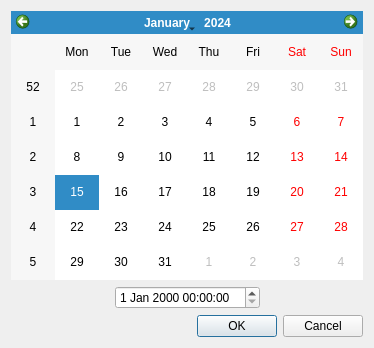
<?xml version="1.0" encoding="UTF-8"?>
<ui version="4.0">
 <class>DateTimeDialog</class>
 <widget class="QDialog" name="DateTimeDialog">
  <property name="windowModality">
   <enum>Qt::ApplicationModal</enum>
  </property>
  <property name="geometry">
   <rect>
    <x>0</x>
    <y>0</y>
    <width>374</width>
    <height>348</height>
   </rect>
  </property>
  <property name="sizePolicy">
   <sizepolicy hsizetype="Fixed" vsizetype="Fixed">
    <horstretch>0</horstretch>
    <verstretch>0</verstretch>
   </sizepolicy>
  </property>
  <property name="windowTitle">
   <string>Begin and Ending</string>
  </property>
  <layout class="QVBoxLayout" name="verticalLayout">
   <item>
    <widget class="QCalendarWidget" name="calendarWidget"/>
   </item>
   <item>
    <layout class="QHBoxLayout" name="horizontalLayout">
     <item>
      <spacer name="horizontalSpacer_2">
       <property name="orientation">
        <enum>Qt::Horizontal</enum>
       </property>
       <property name="sizeHint" stdset="0">
        <size>
         <width>40</width>
         <height>20</height>
        </size>
       </property>
      </spacer>
     </item>
     <item>
      <widget class="QDateTimeEdit" name="dateTimeEdit">
       <property name="calendarPopup">
        <bool>false</bool>
       </property>
      </widget>
     </item>
     <item>
      <spacer name="horizontalSpacer">
       <property name="orientation">
        <enum>Qt::Horizontal</enum>
       </property>
       <property name="sizeHint" stdset="0">
        <size>
         <width>40</width>
         <height>20</height>
        </size>
       </property>
      </spacer>
     </item>
    </layout>
   </item>
   <item>
    <widget class="QDialogButtonBox" name="buttonBox">
     <property name="standardButtons">
      <set>QDialogButtonBox::Cancel|QDialogButtonBox::Ok</set>
     </property>
    </widget>
   </item>
  </layout>
 </widget>
 <resources/>
 <connections>
  <connection>
   <sender>dateTimeEdit</sender>
   <signal>dateChanged(QDate)</signal>
   <receiver>calendarWidget</receiver>
   <slot>setSelectedDate(QDate)</slot>
   <hints>
    <hint type="sourcelabel">
     <x>252</x>
     <y>304</y>
    </hint>
    <hint type="destinationlabel">
     <x>234</x>
     <y>270</y>
    </hint>
   </hints>
  </connection>
  <connection>
   <sender>calendarWidget</sender>
   <signal>clicked(QDate)</signal>
   <receiver>dateTimeEdit</receiver>
   <slot>setDate(QDate)</slot>
   <hints>
    <hint type="sourcelabel">
     <x>286</x>
     <y>270</y>
    </hint>
    <hint type="destinationlabel">
     <x>252</x>
     <y>304</y>
    </hint>
   </hints>
  </connection>
  <connection>
   <sender>buttonBox</sender>
   <signal>accepted()</signal>
   <receiver>DateTimeDialog</receiver>
   <slot>accept()</slot>
   <hints>
    <hint type="sourcelabel">
     <x>305</x>
     <y>317</y>
    </hint>
    <hint type="destinationlabel">
     <x>347</x>
     <y>295</y>
    </hint>
   </hints>
  </connection>
  <connection>
   <sender>buttonBox</sender>
   <signal>rejected()</signal>
   <receiver>DateTimeDialog</receiver>
   <slot>reject()</slot>
   <hints>
    <hint type="sourcelabel">
     <x>286</x>
     <y>330</y>
    </hint>
    <hint type="destinationlabel">
     <x>329</x>
     <y>284</y>
    </hint>
   </hints>
  </connection>
 </connections>
</ui>
